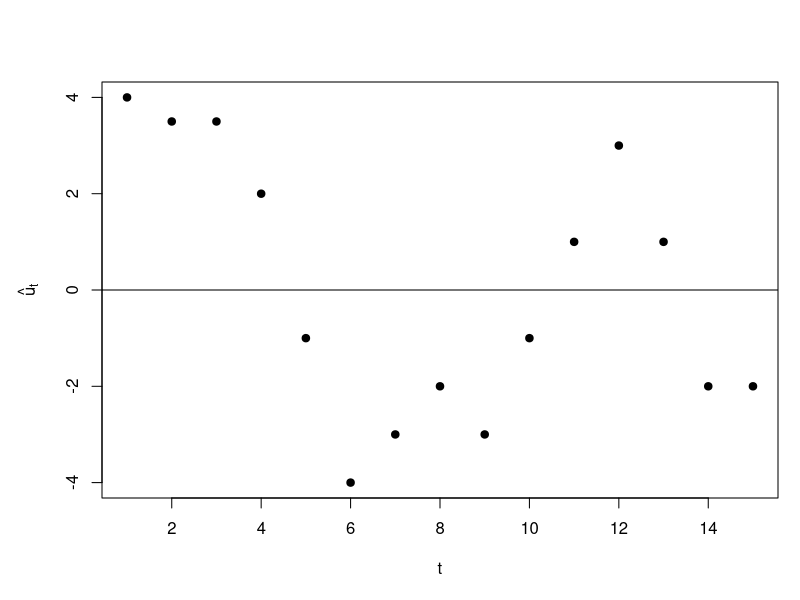
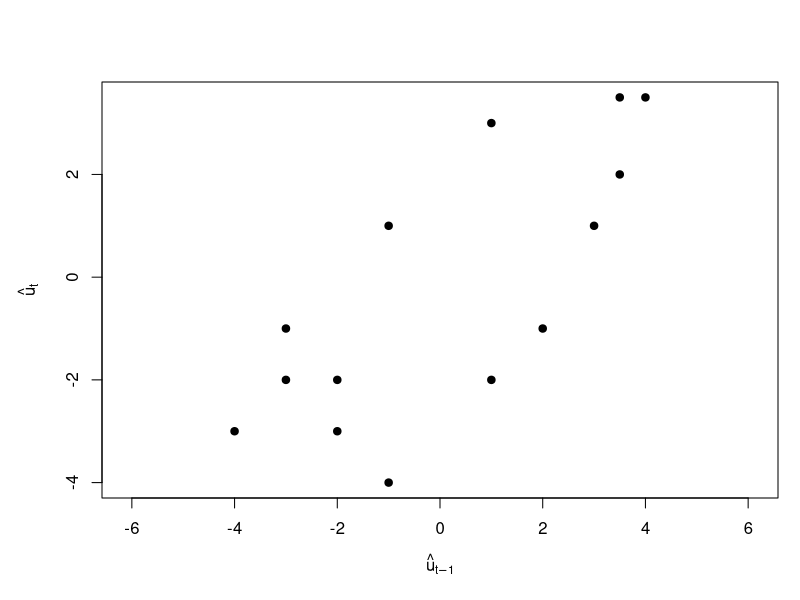

The R script that drew these images, in order:
u <- c(4, 3.5, 3.5, 2, -1, -4, -3, -2, -3, -1, 1, 3, 1, -2, -2)
par(mar = c(5,5,4,1) + 0.1)
plot(u, xlab = "t", ylab = expression(hat(u)[t]), pch = 19)
abline(h = 0)
plot(u[-length(u)], u[-1], asp = 1, xlab = expression(hat(u)[t-1]), ylab = expression(hat(u)[t]), pch = 19)

sum((u[-1] - u[-length(u)])^2)/sum(u^2)
